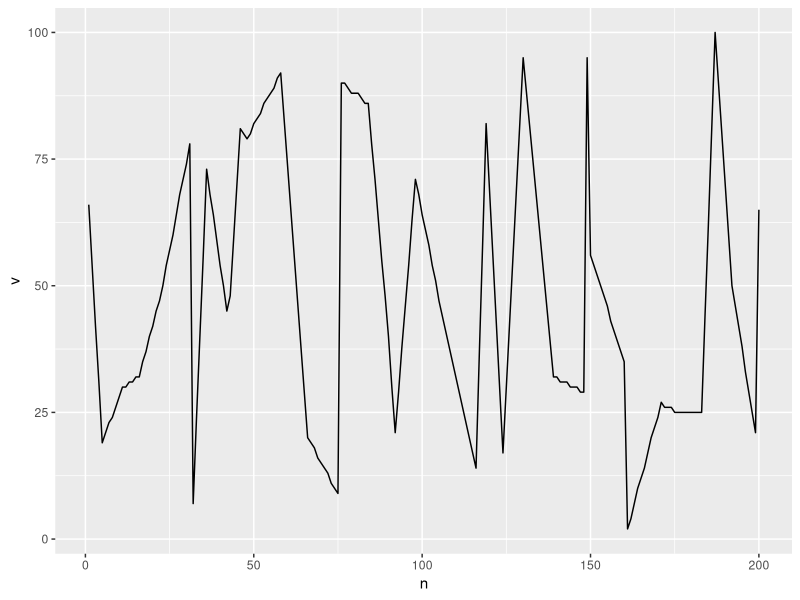
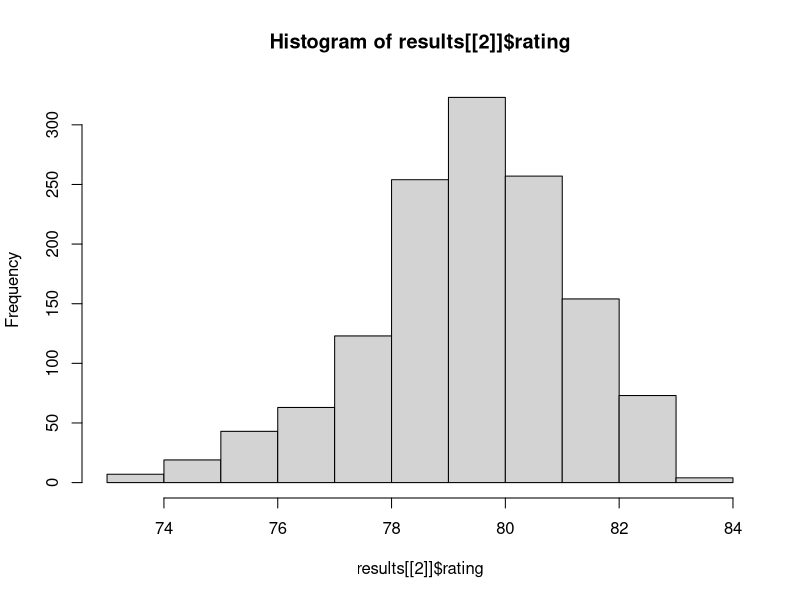

Recreate these plots in R, in order. (Note: a time limit stopped this script after it produced the figures.)
library(gtools)
library(tidyverse)

make_heuristics <- function(k = 3, l = 12) {
  gtools::permutations(n = l, r = k)
}

heuristics <- make_heuristics()

make_landscape <- function(n = 2000, smoothing_factor = 6, 
                           max_value = 100, seed = NULL) {
  if (!is.null(seed)) {
    set.seed(seed)
  }
  if (smoothing_factor < 1) {
    stop("smoothing_factor must be an integer >= 1")
  }
  if (smoothing_factor == 1) {
    vals <- sample(1:max_value, size = n, replace = TRUE)
    return(vals)
  }
  vals <- numeric(n)
  current <- 1
  vals[current] <- sample(1:max_value, size = 1)
  while (current < n) {
    run <- sample(seq(1, 2*smoothing_factor, by = 1), size = 1)
    new_pick <- min(n, current + run)
    vals[new_pick] <- sample(1:max_value, size = 1)
    places_between_exist <- current + 1 < new_pick
    if (places_between_exist) {
      places_between <- (current+1):(new_pick - 1)
      slope <- (vals[new_pick] - vals[current]) / (new_pick - current)
      vals[places_between] <- round(
        vals[current] + slope * (places_between - current),
        0
      )
    }
  current <- new_pick
  }
  vals
}

df <-
  data.frame(
    n = 1:200,
    v = make_landscape(n = 200, smoothing_factor = 5)
  )
df %>% 
  ggplot(aes(x = n, y = v)) +
  geom_line()

solve <- function(heuristic, landscape, start = 1) {
  val <- landscape
  current <- start
  best <- val[current]
  alternative <- 0
  strikes <- 0
  steps <- 0
  while (TRUE) {
    try <- steps %% 3 + 1
    possibility <- ifelse(
      current + heuristic[try] %% length(landscape) == 0,
      200,
      (current + heuristic[try]) %% length(landscape)
    )
    if (val[possibility] > best) {
      current <- possibility
      best <- val[possibility]
      strikes <- 0
    } else {
      strikes <- strikes + 1
      if (strikes == 3) break
    }
    steps <- steps + 1
  }
  return(list(solution = current, steps = steps + 1, val = val[current]))
}

solve(c(1, 5, 25), df$v, 190)

rank_heuristics <- function(sims = 1000, seed = NULL,
                            heuristics,
                            n = 200,
                            smoothing_factor = 6,
                            all_starts = FALSE,
                            trace = FALSE) {
  if (!is.null(seed)) {
    set.seed(seed)
  }
  sums <- numeric(nrow(heuristics))
  m <- ifelse(all_starts, n, 1)
  for (rep in 1:sims) {
    val = make_landscape(n = n, smoothing_factor = smoothing_factor)
    for (i in 1:nrow(heuristics)) {
      heuristic <- heuristics[i, ]
      for (j in 1:m) {
        res <- solve(
          heuristic = heuristic,
          landscape = val,
          start = j
        )
        sums[i] <- sums[i] + val[res$solution]
      }
    }
    if (trace & (rep %% trace == 0)) {
      cat("Finished simulation ", rep, "...\n", sep = "")
    }
  }
  mean_performance <- sums / (sims * m)
  ranked <- heuristics[order(mean_performance, decreasing = TRUE), ]
  return(list(
    ranked = ranked,
    rating = sort(mean_performance, decreasing = TRUE)
  ))
}

# res <- rank_heuristics(heuristics = heuristics, trace = 50, smoothing_factor = 4)
# res$ranked[1:10, ]
# res$rating[1:10]

all_ranks <- function(k = 3, l = 12, n = 200, factors = 1:10,
                      sims = 1000, all_starts = FALSE,
                      seed = NULL, trace = FALSE) {
  if (!is.null(seed)) {
    set.seed(seed)
  }
  heuristics <- make_heuristics(k = k, l = l)
  results <- vector(mode = "list", length = length(factors))
  names(results) <- as.character(factors)
  for (factor in factors) {
    cat("Working on smoothing factor", factor, "... \n")
    results[[as.character(factor)]] <- rank_heuristics(
      sims = sims,
      heuristics = heuristics,
      n = n,
      smoothing_factor = factor,
      trace = trace
    )
  }
  results
}

results <-
  all_ranks(
    k = 3, l = 12, n = 200,
    factors = 1:2,
    all_starts = FALSE,
    seed = 3030,
    trace = 100
  )

hist(results[[2]]$rating)

results_3_12_200_1to10_3030 <-
  all_ranks(
    k = 3, l = 12, n = 200,
    factors = 1:10,
    all_starts = FALSE,
    seed = 3030,
    trace = 500
  )

hist(results_3_12_200_1to10_3030[[3]]$rating)

all_try <- function(team, landscape, start) {
  val <- landscape
  solutions <- numeric(nrow(team))
  steps <- 0
  for(i in 1:nrow(team)) {
    member <- team[i, ]
    res <- solve(member, landscape, start)
    solutions[i] <- res$solution
    steps <- steps + res$steps
  }
  highest <- max(val[solutions])
  best_solution <- solutions[val[solutions] == highest][1]
  list(
    solution = best_solution,
    steps = steps,
    proposals = solutions
  )
}

solve_tournament <- function(team, landscape) {
  previous_proposals <- vector(mode = "list", length = nrow(team))
  for (i in 1:length(previous_proposals)) {
    previous_proposals[[i]] <- numeric()
  }
  current <- 1
  steps <- 0
  solving <- TRUE
  debug_limit <- Inf
  counter <- 0
  while (solving  & counter <= debug_limit) {
    members_to_try <- numeric()
    for (i in 1:nrow(team)) {
      if (!(current %in% previous_proposals[[i]])) {
        members_to_try <- c(members_to_try, i)
      }
    }
    res <- all_try(team[members_to_try, ], landscape, current)
    for (i in 1:length(members_to_try)) {
      member <- members_to_try[i]
      previous_proposals[[member]] <- res$proposals[i]
    }
    steps <- steps + res$steps
    if (res$solution == current) {
      solving <- FALSE
    }
    current <- res$solution
    counter <- counter + 1
  }
  list(
    solution = current,
    steps = steps
  )
}

solve_tournament(
  team = res$ranked[1:9, ],
  landscape = make_landscape(
    n = 2000, smoothing_factor = 4, 
    max_value = 100, seed = NULL
    )
)
